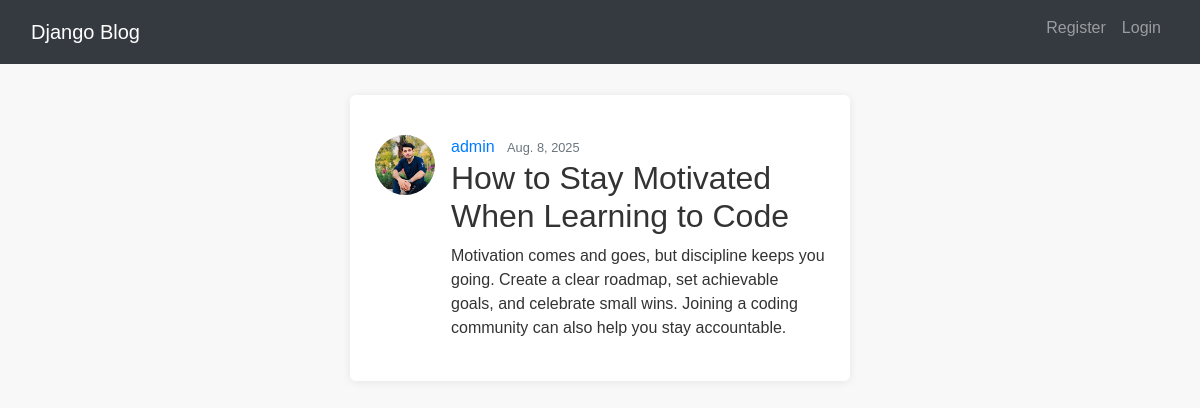
/post/16/, run on the app's committed database.
### blog/models.py (models this page shows, shortened)
class post(models.Model):
    title = models.CharField(max_length=200)
    content = models.TextField()
    date_posted = models.DateField(default = timezone.now)
    auther = models.ForeignKey(User, on_delete=models.CASCADE)

### users/models.py (models this page shows, shortened)
class Profile(models.Model):
    user = models.OneToOneField(User,on_delete=models.CASCADE)
    image = models.ImageField(upload_to='profile_pics', default='default.jpg')

### blog/views.py (the view)
# urls.py: path("post/<int:pk>/", PostDetailView.as_view(), name = "post-detail"),
class PostDetailView(DetailView):
    model = post

### blog/templates/blog/post_detail.html (shortened to what this page needs)
{% extends "blog/base.html" %}
{% block content %}
        <article class="media content-section">
            <img class="rounded-circle article-img" style="width: 60px; height: 60px; object-fit: cover;" src="{{ object.auther.profile.image.url }}">
            <div class="media-body">
                <div class="article-metadata">
                    <a class="mr-2 ms-3" href="{% url 'user-posts' object.auther.username %}">{{ object.auther }}</a>
                    <small class="text-muted">{{ object.date_posted }}</small>
                </div>
                <h2 class="article-title ms-3"> {{ object.title }} </h2>
                <p class="article-content ms-3">{{ object.content }}</p>
            </div>
        </article>
    </div>
{% endblock content %}

### blog/static/blog/style.css (style rules this page uses)
body { font-family: 'Arial', sans-serif; line-height: 1.5; color: #333; background-color: #f8f8f8; margin: 0; padding: 15px; }

### data on the page
post: auther.profile.image (picture), auther "admin", date_posted "Aug. 8, 2025", title "How to Stay Motivated When Learning to Code", content "Motivation comes and goes, but discipline keeps you going. Create a clear roadmap, set achievable goals, and celebrate small wins. Joining a coding community can also help you stay accountable."
